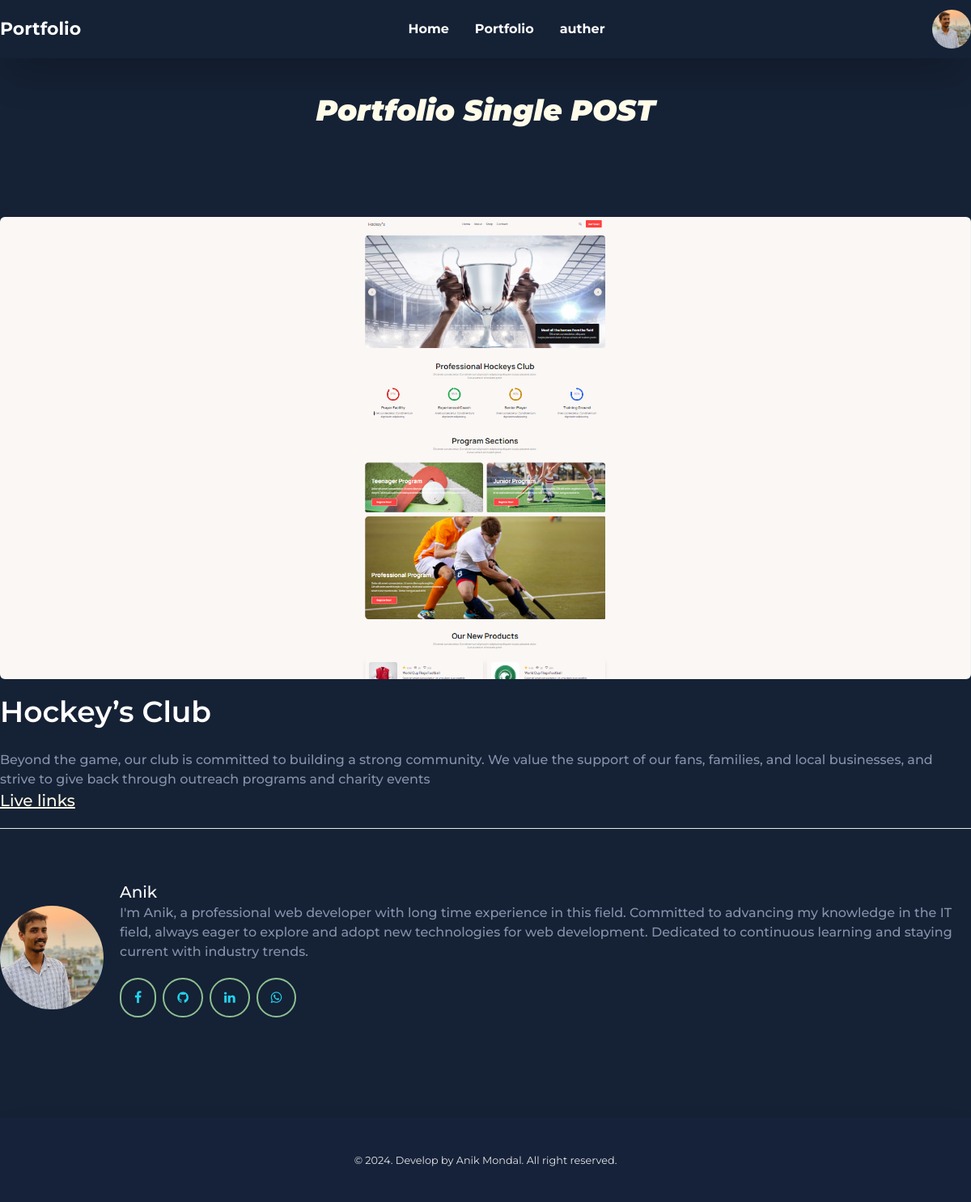
/dashboard/portfolios/single_portfolio.php?id=41, run on the app's committed database.
### tables this page shows
CREATE TABLE `users` (
  `id` int NOT NULL,
  `name` varchar(200) NOT NULL,
  `image` varchar(200) NOT NULL DEFAULT 'default.webp',
  `email` varchar(200) NOT NULL,
  `password` varchar(200) NOT NULL,
  `status` varchar(200) NOT NULL DEFAULT 'deactive'
);

CREATE TABLE `portfolios` (
  `id` int NOT NULL,
  `title` varchar(200) NOT NULL,
  `subtitle` varchar(200) NOT NULL,
  `description` longtext NOT NULL,
  `live` varchar(1000) NOT NULL,
  `image` varchar(200) NOT NULL,
  `status` varchar(200) NOT NULL DEFAULT 'deactive'
);

### dashboard/portfolios/single_portfolio.php (the view, shortened to what this page needs)
<?php
include "../../config/database.php";
if (isset($_GET['id'])) {
    $id = $_GET['id'];
    $user_query = "SELECT * FROM users WHERE status='active'";
    $user_connect = mysqli_query($connect_db, $user_query);
    $user = mysqli_fetch_assoc($user_connect);
    $user_query = "SELECT * FROM users ";
    $user_connect = mysqli_query($connect_db, $user_query);
    $user = mysqli_fetch_assoc($user_connect);
    $port_query = "SELECT * FROM portfolios WHERE id='$id'";
    $portfolios = mysqli_query($connect_db, $port_query);
    $port = mysqli_fetch_assoc($portfolios);
    $link_query = "SELECT * FROM links";
    $link_connect = mysqli_query($connect_db, $link_query);
    $link = mysqli_fetch_assoc($link_connect);
}
?>
<!DOCTYPE html>
<html lang="en">
<head>
    <link rel="stylesheet" href="https://cdnjs.cloudflare.com/ajax/libs/font-awesome/4.7.0/css/font-awesome.css" />
    <link href="https://cdn.jsdelivr.net/npm/daisyui@4.12.10/dist/full.min.css" rel="stylesheet" type="text/css" />
    <script src="https://cdn.tailwindcss.com"></script>
    <link rel="stylesheet" href="../../styles/index.css">
    <link rel="stylesheet" href="https://cdn.jsdelivr.net/npm/swiper@11/swiper-bundle.min.css" />
</head>
<body>
    <header id="header" class="shadow-2xl transition-all duration-500 top-0 left-0 right-0 z-10">
        <nav class="">
            <div class="flex flex-wrap items-center justify-between py-3 mx-auto xl:max-w-[1280px] ">
                <a class="flex items-center space-x-3 rtl:space-x-reverse">
                    <span
                        class="self-center text-xl md:text-[22px] font-bold whitespace-nowrap text-[#FFFFFF]">Portfolio</span>
                </a>
                <div class="flex items-center md:order-2 space-x-3 md:space-x-0 rtl:space-x-reverse">
                    <button type="button"
                        class="flex text-sm rounded-full md:me-0 focus:ring-4 focus:ring-gray-300 dark:focus:ring-gray-600"
                        id="user-menu-button" aria-expanded="false" data-dropdown-toggle="user-dropdown"
                        data-dropdown-placement="bottom">
                        <img class="w-12 h-12 rounded-full object-cover" <img src="../../public/profile/<?= $user['image'] ?>" alt="user photo">
                    </button>
                </div>
                <div class="items-center justify-between hidden w-full md:flex md:w-auto md:order-1" id="navbar-user">
                    <ul
                        class="flex flex-col font-medium p-4 md:p-0 mt-4 border  rounded-lg  md:space-x-8 rtl:space-x-reverse md:flex-row md:mt-0 md:border-0 text-white">
                        <li>
                            <a href="../../index.php"
                                class="block py-2 px-3 text-white  rounded md:bg-transparent md:p-0 hover:text-[#8CC090] font-bold duration-500"
                                aria-current="page">Home</a>
                        </li>
                        <li>
                            <a href="#portfolio"
                                class="block py-2 px-3 text-white  rounded md:bg-transparent md:p-0 hover:text-[#8CC090] font-bold duration-500"
                                aria-current="page">Portfolio</a>
                        </li>
                        <li class="flex md:hidden lg:flex">
                            <a href="#auther"
                                class="block py-2 px-3 text-white  rounded md:bg-transparent md:p-0 hover:text-[#8CC090] font-bold duration-500"
                                aria-current="page">auther</a>
                        </li>
                    </ul>
                </div>
            </div>
        </nav>
    </header>
    <main>
        <section id="portfolio" class="xl:max-w-[1280px] mx-auto py-5 lg:py-10 px-4 md:px-8 lg:px-0">
            <h3 class="text-2xl lg:text-4xl font-semibold lg:font-black text-yellow-50 my-1 text-center md:mb-28"
                style="font-style: italic;">Portfolio Single POST</h3>
            <div class="card">
                <div class="w-full">
                    <img
                        class="object-cover rounded-md w-full" src="../../public/portfolio/<?= $port['image']; ?>"
                        alt="Shoes" />
                </div>
                <div class="my-5 space-y-7">
                    <h2 class="text-[#FFFFFF] text-4xl font-semibold"><?= $port['title'] ?></h2>
                    <p class="text-[#8792AB] font-medium"> <?= $port['description'] ?></p>
                    <a href="<?= $port['live'] ?>" class="text-yellow-50 pt-2 underline font-medium text-xl hover:underline hover:text-green-300">Live links</a>
                </div>
            </div>
            <hr class="text-white">
            <section id="auther" class="xl:max-w-[1280px] mx-auto py-5 lg:py-16 px-4 md:px-8 lg:px-0">
                <div class="flex items-center gap-5 text-white">
                    <div class="avatar">
                        <div class="w-32 rounded-full">
                            <img src="../../public/profile/<?= $user['image'] ?>" alt="">
                        </div>
                    </div>
                    <div class="">
                        <h2 class="text-xl font-medium"><?= $user['name']; ?></h2>
                        <p class="text-[#8792AB] font-medium">I'm Anik, a professional web developer with long time experience in this field​. Committed to advancing my knowledge in the IT field, always eager to explore and adopt new technologies for web development. Dedicated to continuous learning and staying current with industry trends.
                        </p>
                        <div class="my-5 flex flex-row gap-2">
                            <a href="<?= $link['facebook'] ?>" target="_blank">
                                <button type="button"
                                    class="text-cyan-400 border-2 border-[#8CC090] hover:border-red-500 hover:text-white rounded-full px-4 py-[10px] text-center duration-500">
                                    <i class="fa fa-facebook text-base"></i>
                                </button>
                            </a>
                            <a href="<?= $link['github'] ?>" target="_blank">
                                <button type="button"
                                    class="text-cyan-400 border-2 border-[#8CC090] hover:border-red-500 hover:text-white rounded-full px-4 py-[10px] text-center duration-500">
                                    <i class="fa fa-github text-base"></i>
                                </button>
                            </a>
                            <a href="<?= $link['linkedin'] ?>" target="_blank">
                                <button type="button"
                                    class="text-cyan-400 border-2 border-[#8CC090] hover:border-red-500 hover:text-white rounded-full px-4 py-[10px] text-center duration-500">
                                    <i class="fa fa-linkedin text-base"></i>
                                </button>
                            </a>
                            <a href="<?= $link['whatsapp'] ?>" target="_blank">
                                <button type="button"
                                    class="text-cyan-400 border-2 border-[#8CC090] hover:border-red-500 hover:text-white rounded-full px-4 py-[10px] text-center duration-500">
                                    <i class="fa fa-whatsapp text-base"></i>
                                </button>
                            </a>
                        </div>
                    </div>
                </div>
            </section>
    </main>
    <footer class="footer-center bg-[#162239] text-gray-200 p-10 shadow-2xl">
        <p><small>© <span id="year"></span>. Develop by Anik Mondal. All right reserved.</small></p>
    </footer>
</body>
</html>

### styles/index.css (style rules this page uses)
body { font-family: "Montserrat", sans-serif; background: #152135; }

### data on the page
users: image (picture), name "Anik"
portfolios: image (picture), title "Hockey’s Club", description "Beyond the game, our club is committed to building a strong community. We value the support of our fans, families, and local businesses, and strive to give back through outreach programs and charity events"
